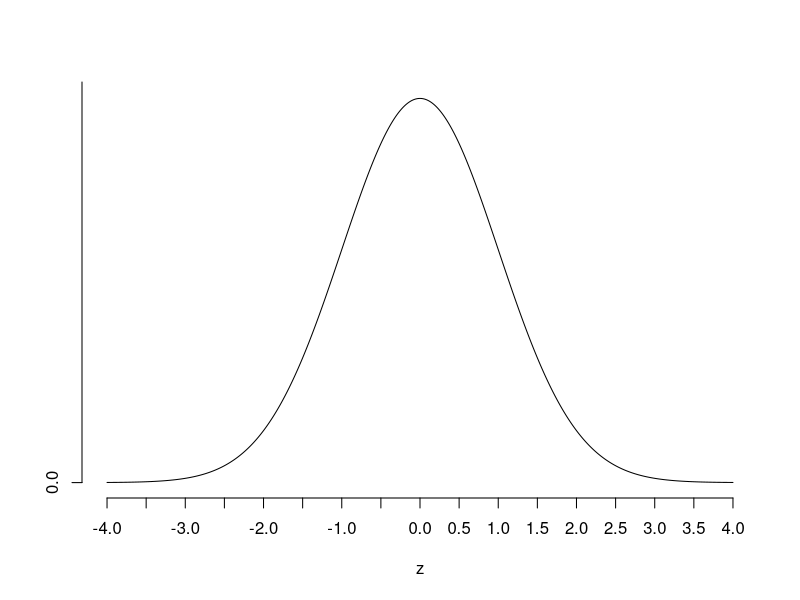
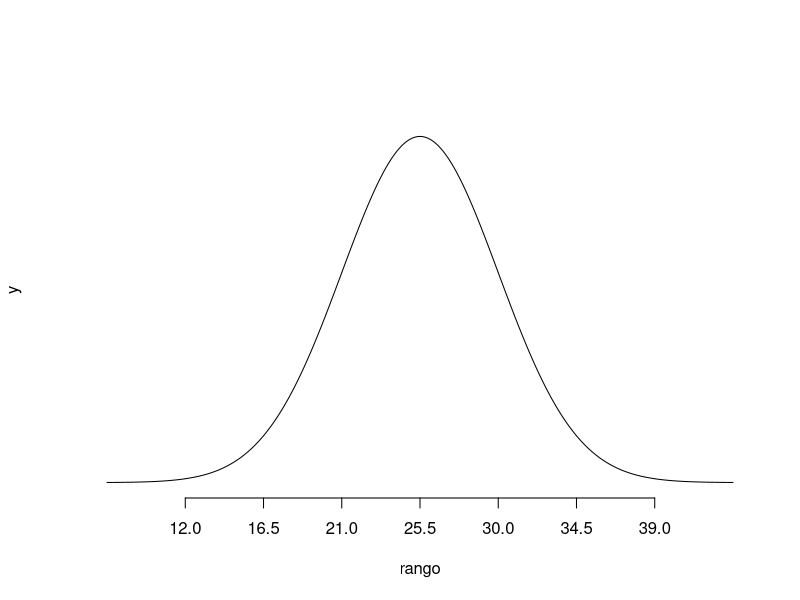

Here is the R script that generated these plots, in order: (Note: this script raises an error after producing the figures.)
# Title     : TODO
# Objective : TODO
# Created by: leandro
# Created on: 3/19/21

# Normal estandar
eje_Z <- seq(-4, 4, .01)

f_Z <- dnorm(eje_Z, 0, 1)

plot(eje_Z, f_Z,
     ylim = c(0, .4),
     type = 'l',
     main = '',
     axes = FALSE,
     ylab = '',
     xlab = 'z')

axis(1, at = seq(-4, 4, .5))

axis(2, at = seq(0, .5, .5))

# Ejemplo 6.9 (pp 255)
mu <- 25.5
desvStd <- 4.5
x0 <- 30

rango <- seq(mu - 4 * desvStd, mu + 4 * desvStd, 0.01)

y <- dnorm(rango, mu, desvStd)

plot(rango, y,
     main = '',
     type = 'l',
     ylim = c(0, max(y) + 0.01),
     axes = FALSE
     )

axis(1, at = seq(mu - 3 * desvStd, mu + 3 * desvStd, desvStd))

## ahora vamos el area
#cord.a <- c(0, seq(min(rango), x0, .01), x0)
#cord.b <- c(0, dnorm(seq(min(rango), x0, .01), mu, desvStd), 0)
#
#polygon(cord.a, cord.b, col = 'yellow')
#
#cord.c <- c(x0, seq(x0, max(rango), .01), 0)
#cord.d <- c(0, dnorm(seq(x0, max(rango), .01), mu, desvStd), 0)

polygon(cord.c, cord.d, col = 'yellow')

## finalmente el area bajo la curva
P_30 <- 1 - pnorm(x0, mu, desvStd)

# Ejemplo 6.10 (pp256)
## el percentil 95
Q_95 <- qnorm(.95, mu, desvStd)
